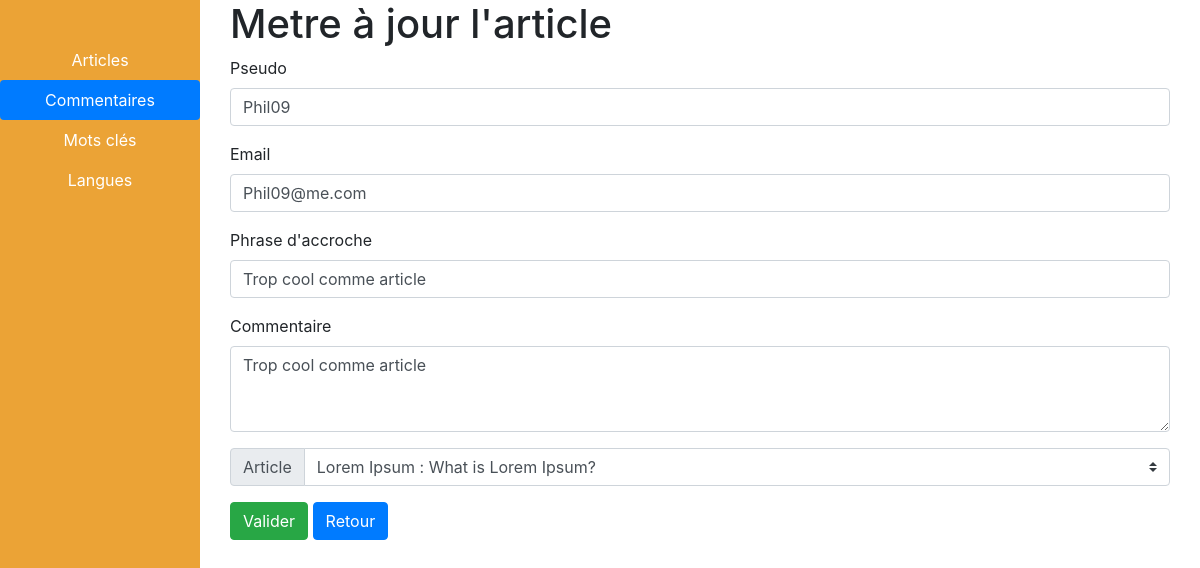
/comment/update.php?id=001, run on the app's committed database.
### tables this page shows
create table COMMENT
(
   NumCom char(6) not null,          
   DtCreC datetime,                  
   PseudoAuteur char(20) not null,   
   EmailAuteur char(60) not null,    
   TitrCom char(60) not null,        
   LibCom text(600) not null,        
   NumArt char(10) not null,         
   primary key (NumCom)
);

create table ARTICLE
(
   NumArt char(10) not null,	 
    
   DtCreA date,					 
    
   LibTitrA text(100),			 
    
   LibChapoA text(500),			 
    
   LibAccrochA text(100),			 
    
   Parag1A text(1200),			 
    
   LibSsTitr1 text(100),		 
    
   Parag2A text(1200),			 
    
   LibSsTitr2 text(100),		 
    
   Parag3A text(1200),			 
    
   LibConclA text(800),			 
    
   UrlPhotA char(62),			 
    
   Likes int(11) default null,	 
    
   NumAngl char(8) not null,	 
   NumThem char(8) not null,	 
   NumLang char(8) not null,	 
   primary key (NumArt)
);

### class/Utils/ctrlSaisies.php (called while the page is built)
<?php
    function ctrlSaisies($saisie) {
      $saisie = trim($saisie);
      $saisie = stripslashes($saisie);
      $saisie = htmlentities($saisie);
      return $saisie;
    }
?>

### class/Blog/Crud.php (called while the page is built, shortened)
<?php
require_once( __DIR__ . "/../Utils/ctrlSaisies.php");
abstract class Crud {
    public $tableName;
    public $primaryKeyName;
    public $primaryKeyValue;
    public function __construct($primaryKeyValue)
    {
        $this->tableName = static::TABLE;
        $this->primaryKeyName = static::PRIMARY;
        $this->primaryKeyValue = $primaryKeyValue;
    }
    public function loadDataFromSQL($connection, $joins = array())
    {
        $requete = "SELECT * FROM $this->tableName ";
        $requete .= "WHERE $this->primaryKeyName = '{$this->primaryKeyValue}'";
        $result = $connection->query($requete);
    }
}
?>

### comment/update.php (the view, shortened to what this page needs)
<?php
require_once("./../class/Utils/ctrlSaisies.php");
require_once("./../class/Utils/connection.php");
if($_SERVER["REQUEST_METHOD"] == "GET") {
    if(isset($_GET["id"])) {
        $NumCom = ctrlSaisies($_GET["id"]);
        $comment = new Comment($NumCom);
        $comment->loadDataFromSQL($conn);
    }
}else if($_SERVER["REQUEST_METHOD"] == "POST") {
    if(isset($_POST["id"]) && Comment::paramsAllSet($_POST, array("DtCreC"))) {
        $NumCom = $_POST["NumCom"];
        $comment = new Comment($NumCom);
        $comment->loadDataFromSQL($conn);
        $comment->changeData($_POST, FALSE);
        $comment->updateDataToSQL($conn);
    }
}
$requete = "SELECT * FROM `article` WHERE 1";
$articles = $conn->query($requete);
include "./../common/header.php";
?>
    <div class="container">
        <h1>Metre à jour l'article</h1>
        <form method="post" action="update.php">
           <div class="form-group">
                <label for="PseudoAuteur">Pseudo</label>
                <input type="text" class="form-control" id="PseudoAuteur" name="PseudoAuteur" maxlength="25" placeholder="Pseudo" autofocus="autofocus" value="<?= $comment->values["PseudoAuteur"]?>">
            </div>
            <div class="form-group">
                <label for="EmailAuteur">Email</label>
                <input type="email" class="form-control" id="EmailAuteur" name="EmailAuteur" placeholder="Email" value="<?= $comment->values["EmailAuteur"]?>">
            </div>
            <div class="form-group">
                <label for="TitrCom">Phrase d'accroche</label>
                <input type="text" class="form-control" id="TitrCom" name="TitrCom" placeholder="Titre" value="<?= $comment->values["TitrCom"]?>">
            </div>
            <div class="form-group">
                <label for="LibCom">Commentaire</label>
                <textarea class="form-control" id="LibCom" name="LibCom" rows="3" placeholder="Votre commentaire"><?= $comment->values["LibCom"]?></textarea>
            </div>
            <div class="input-group mb-3">
                    <div class="input-group-prepend">
                        <label class="input-group-text" for="NumArt">Article</label>
                    </div>
                    <select class="custom-select" name="NumArt" id="NumArt">
                        <?php while($article = $articles->fetch()){ ?>
                            <option value="<?=$article["NumArt"]?>" <?= ($comment->values["NumArt"] == $article["NumArt"] ? 'selected' : '')?>><?= $article['LibTitrA'] ?></option>
                        <?php }?>
                    </select>
            </div>
            <button name="id" type="submit" name="Submit" class="btn btn-success">Valider</button>
            <a href="index.php" class="btn btn-primary">Retour</a>
        </form>
    </div>
<?php include "./../common/footer.php"; ?>

### data on the page
comment: PseudoAuteur "Phil09", EmailAuteur "Phil09@me.com", TitrCom "Trop cool comme article", LibCom "Trop cool comme article", NumArt "Lorem Ipsum : What is Lorem Ipsum?"
